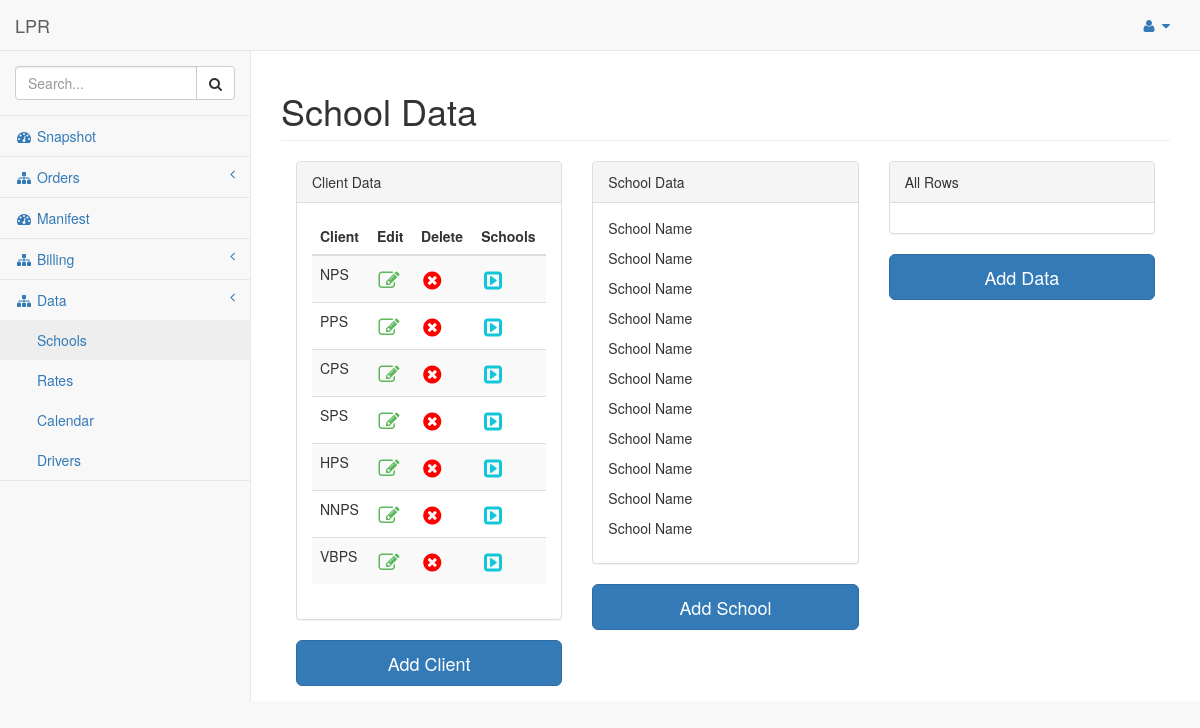
Screenshot of /Portal-LPR-master/Portal-LPR-master/pages/schooldata.php with the database file from the repository.
### tables this page shows
CREATE TABLE `lpr_client` (
  `client_id` int(11) NOT NULL,
  `client_abr` varchar(10) NOT NULL,
  `client_name` varchar(200) NOT NULL,
  `client_street` varchar(200) NOT NULL,
  `client_address` varchar(200) NOT NULL,
  `client_city` varchar(200) NOT NULL,
  `client_state` varchar(100) NOT NULL,
  `client_zip` int(10) NOT NULL,
  `client_country` varchar(50) NOT NULL,
  `client_contact` varchar(20) NOT NULL,
  `zone_id` int(11) NOT NULL
);

### Portal-LPR-master/Portal-LPR-master/pages/schooldata.php (the view, shortened to what this page needs)
<?php
  include("./includes/db_connection.php");
?>
<?php
$query_client  = "SELECT * FROM lpr_client";
$result_client = mysqli_query($connection, $query_client);
?>
<?php
  include("./includes/htmlheader.php");
  include("./includes/nav.php");
?>
        <div id="page-wrapper">
            <div class="container-fluid">
                <div class="row">
                <h1 class="page-header">School Data</h1>
                    <div class="col-lg-4">
                        <div class="panel panel-default">
                                <div class="panel-heading">
                                    Client Data
                                </div>
                                <div class="panel-body">
                                    <div class="table-responsive">
                                        <table class="table table-striped">
                                            <thead>
                                                <tr>
                                                    <th>Client</th>
                                                    <th>Edit</th>
                                                    <th>Delete</th>
                                                    <th>Schools</th>
                                                </tr>
                                            </thead>
                                            <tbody>
                                            <?php
                                                while($subject_client = mysqli_fetch_assoc($result_client)) {
                                            ?>
                                                    <tr>
                                                    <td><?php echo $subject_client["client_abr"]; ?></td>
                                                    <td><a href="<?php echo 'addclient.php?client_id=' . $subject_client['client_id']; ?>" class="size2" style="color: #5cb85c;margin: auto;"><i class="fa fa-pencil-square-o" aria-hidden="true"></i></a></td>
                                                    <td><span class="size2" style="color: red;margin: auto;"><i class="fa fa-times-circle" aria-hidden="true"></i></span></td>
                                                    <td><span class="size2" style="color: #10c6da;margin: auto;"><i class="fa fa-caret-square-o-right" aria-hidden="true"></i></span></td>
                                                    </tr>
                                            <?php
                                                }
                                            ?>
                                            </tbody>
                                        </table>
                                    </div>
                                </div>
                            </div>
                        <div class="form-group">
                            <a href="addclient.php" class="btn btn-primary btn-lg btn-block" role="button">Add Client</a>
                        </div>
                    </div>
                    <div class="col-lg-4">
                        <div class="panel panel-default">
                                <div class="panel-heading">
                                    School Data
                                </div>
                                <div class="panel-body">
                                    <p>School Name</p>
                                    <p>School Name</p>
                                    <p>School Name</p>
                                    <p>School Name</p>
                                    <p>School Name</p>
                                    <p>School Name</p>
                                    <p>School Name</p>
                                    <p>School Name</p>
                                    <p>School Name</p>
                                    <p>School Name</p>
                                    <p>School Name</p>
                                </div>
                            </div>
                        <div class="form-group">
                            <a href="addschool.html" class="btn btn-primary btn-lg btn-block" role="button">Add School</a>
                        </div>
                    </div>
                    <div class="col-lg-4">
                        <div class="panel panel-default">
                                <div class="panel-heading">
                                    All Rows
                                </div>
                                <div class="panel-body">
                                </div>
                            </div>
                        <div class="form-group">
                            <a href="addevent.html" class="btn btn-primary btn-lg btn-block" role="button">Add Data</a>
                        </div>
                    </div>
                </div>
            </div>
        </div>
<?php
  require_once("./includes/footer.php");
?>

### rows the page displays
lpr_client: client_abr "NPS"
lpr_client: client_abr "PPS"
lpr_client: client_abr "CPS"
lpr_client: client_abr "SPS"
lpr_client: client_abr "HPS"
lpr_client: client_abr "NNPS"
lpr_client: client_abr "VBPS"
